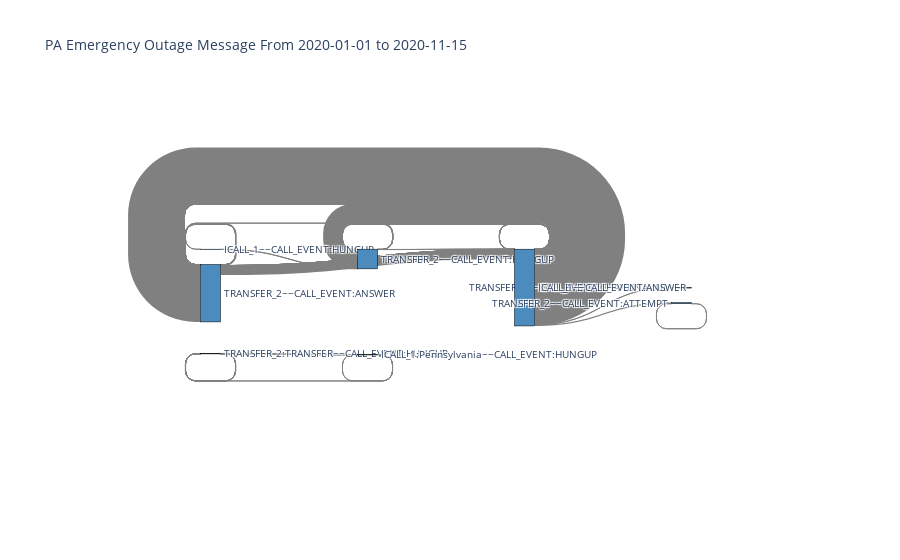

Source (notebook cell):
### Code cell
flow.sankey_plot()

### Figure 1 — Plotly figure (JSON) as saved in the notebook; plotly's stock layout.template omitted (floating-point values rounded to 4 significant figures)
{"data": [{"link": {"color": ["#808080", "#808080", "#808080", "#808080", "#808080", "#808080", "#808080", "#808080", "#808080", "#808080", "#808080", "#808080", "#808080", "#808080", "#808080", "#808080", "#808080", "#808080", "#808080", "#808080", "#808080", "#808080", "#808080", "#808080", "#808080", "#808080", "#808080", "#808080", "#808080", "#808080", "#808080", "#808080", "#808080", "#808080", "#808080", "#808080", "#808080", "#808080", "#808080", "#808080", "#808080", "#808080", "#808080", "#808080"], "customdata": ["31-Path_Freq_Rank", "15-Path_Freq_Rank", "18-Path_Freq_Rank", "21-Path_Freq_Rank", "23-Path_Freq_Rank", "25-Path_Freq_Rank", "35-Path_Freq_Rank", "21-Path_Freq_Rank", "23-Path_Freq_Rank", "26-Path_Freq_Rank", "27-Path_Freq_Rank", "32-Path_Freq_Rank", "4-Path_Freq_Rank", "8-Path_Freq_Rank", "30-Path_Freq_Rank", "18-Path_Freq_Rank", "19-Path_Freq_Rank", "33-Path_Freq_Rank", "35-Path_Freq_Rank", "5-Path_Freq_Rank", "11-Path_Freq_Rank", "10-Path_Freq_Rank", "31-Path_Freq_Rank", "14-Path_Freq_Rank", "22-Path_Freq_Rank", "31-Path_Freq_Rank", "23-Path_Freq_Rank", "25-Path_Freq_Rank", "26-Path_Freq_Rank", "27-Path_Freq_Rank", "32-Path_Freq_Rank", "6-Path_Freq_Rank", "21-Path_Freq_Rank", "25-Path_Freq_Rank", "26-Path_Freq_Rank", "9-Path_Freq_Rank", "24-Path_Freq_Rank", "13-Path_Freq_Rank", "33-Path_Freq_Rank", "35-Path_Freq_Rank", "17-Path_Freq_Rank", "12-Path_Freq_Rank", "18-Path_Freq_Rank", "19-Path_Freq_Rank"], "hovertemplate": "%{value} unique users went from %{source.label} to %{target.label}.<br />on path %{customdata} <br />It took them %{label} seconds on average from the start of the flow to finish event %{target.label}.<extra></extra>", "label": [0, 0, 0, 0, 0, 0, 0, 0, 0, 0, 0, 0, 0, 0, 0, 0, 0, 0, 0, 0, 0, 0, 0, 0, 0.1875, 0, 0, 0, 0, 0, 0, 0, 0, 0, 0, 0, 0, 0, 0, 0, 0, 0, 0, 0], "source": [11, 11, 7, 7, 7, 7, 7, 7, 7, 7, 7, 7, 7, 7, 7, 7, 7, 7, 7, 7, 0, 5, 5, 5, 5, 5, 2, 2, 2, 2, 2, 2, 2, 2, 2, 2, 8, 1, 1, 1, 1, 1, 1, 1], "target": [11, 5, 7, 7, 7, 7, 7, 2, 2, 2, 2, 2, 2, 8, 3, 1, 1, 1, 1, 1, 1, 11, 11, 5, 5, 5, 7, 7, 7, 7, 7, 7, 2, 2, 2, 2, 8, 7, 7, 7, 0, 1, 1, 1], "value": [2, 57, 20, 9, 7, 6, 1, 9, 7, 5, 5, 4, 58226, 1202, 3, 20, 13, 4, 1, 19735, 298, 385, 2, 59, 16, 2, 7, 6, 5, 10, 2, 9846, 9, 6, 5, 1053, 7, 87, 2, 1, 22, 208, 20, 13]}, "node": {"color": ["#4B8BBE", "#4B8BBE", "#4B8BBE", "#4B8BBE", "#4B8BBE", "#4B8BBE", "#4B8BBE", "#4B8BBE", "#4B8BBE", "#4B8BBE", "#4B8BBE", "#4B8BBE", "#4B8BBE", "#306998", "#306998", "#306998", "#306998", "#306998", "#306998", "#306998", "#306998", "#306998"], "label": ["ICALL_1~~CALL_EVENT:HUNGUP", "TRANSFER_2~~CALL_EVENT:HUNGUP", "TRANSFER_2~~CALL_EVENT:ANSWER", "TRANSFER_2~~CALL_EVENT:CHANUNAVAIL", "TRANSFER_2:TRANSFER~~CALL_EVENT:NOANSWER", "TRANSFER_2:TRANSFER~~CALL_EVENT:HUNGUP", "TRANSFER_2:TRANSFER~~CALL_EVENT:CONGESTION", "ICALL_1~~CALL_EVENT:ANSWER", "TRANSFER_2~~CALL_EVENT:ATTEMPT", "TRANSFER_2:TRANSFER~~CALL_EVENT:CHANUNAVAIL", "TRANSFER_2~~CALL_EVENT:NOANSWER", "ICALL_1:Pennsylvania~~CALL_EVENT:HUNGUP", "TRANSFER_2~~CALL_EVENT:CONGESTION", null], "line": {"color": "black", "width": 0.5}, "pad": 15, "thickness": 20}, "type": "sankey"}], "layout": {"autosize": true, "font": {"size": 10}, "title": {"text": "PA Emergency Outage Message From 2020-01-01 to 2020-11-15"}}}
